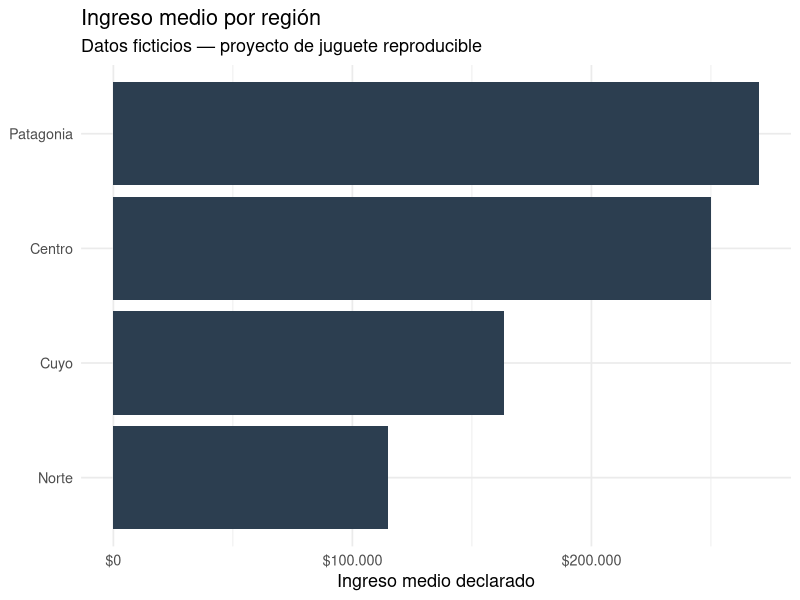

The R script that drew this image:
# =============================================================================
# Proyecto de juguete — análisis mínimo reproducible
# -----------------------------------------------------------------------------
# Este script es deliberadamente chiquito. Su única razón de ser es servir de
# ejemplo de un proyecto con entorno reproducible (renv): tres paquetes, un CSV
# inventado y un gráfico. Si lo abrís desde `proyecto_juguete.Rproj`, el
# .Rprofile activa renv automáticamente y vas a estar usando las versiones
# exactas que están fijadas en renv.lock.
#
# Para reproducirlo desde cero:
#   1. Abrí proyecto_juguete.Rproj en RStudio
#   2. En la consola: renv::restore()   (instala las versiones del lockfile)
#   3. source("analisis.R")
# =============================================================================

library(readr)    # leer el CSV
library(dplyr)    # transformar los datos
library(ggplot2)  # graficar

# Semilla: acá no hay aleatoriedad, pero la dejamos como recordatorio de que,
# si la hubiera, set.seed() es parte de hacer el análisis reproducible.
set.seed(2025)

# 1. Leemos los datos --------------------------------------------------------
# Usamos una ruta relativa a la raíz del proyecto. Como renv y los Proyectos de
# RStudio fijan el working directory en la raíz, "data/encuesta.csv" siempre
# resuelve bien, corra quien corra el script.
encuesta <- read_csv("data/encuesta.csv", show_col_types = FALSE)

glimpse(encuesta)

# 2. Transformamos -----------------------------------------------------------
# Ingreso promedio por región y cantidad de encuestados.
resumen <- encuesta |>
  group_by(region) |>
  summarise(
    n              = n(),
    ingreso_medio  = mean(ingreso),
    edad_media     = mean(edad),
    .groups = "drop"
  ) |>
  arrange(desc(ingreso_medio))

print(resumen)

# 3. Graficamos --------------------------------------------------------------
grafico <- resumen |>
  ggplot(aes(x = reorder(region, ingreso_medio), y = ingreso_medio)) +
  geom_col(fill = "#2C3E50") +
  coord_flip() +
  scale_y_continuous(
    labels = scales::label_number(prefix = "$", big.mark = ".", decimal.mark = ",")
  ) +
  labs(
    x     = NULL,
    y     = "Ingreso medio declarado",
    title = "Ingreso medio por región",
    subtitle = "Datos ficticios — proyecto de juguete reproducible"
  ) +
  theme_minimal(base_size = 13)

# 4. Guardamos el resultado --------------------------------------------------
# Creamos output/ si no existe y guardamos el gráfico ahí.
if (!dir.exists("output")) dir.create("output")
ggsave("output/ingreso_por_region.png", grafico, width = 7, height = 4, dpi = 150)

message("Listo: gráfico guardado en output/ingreso_por_region.png")
